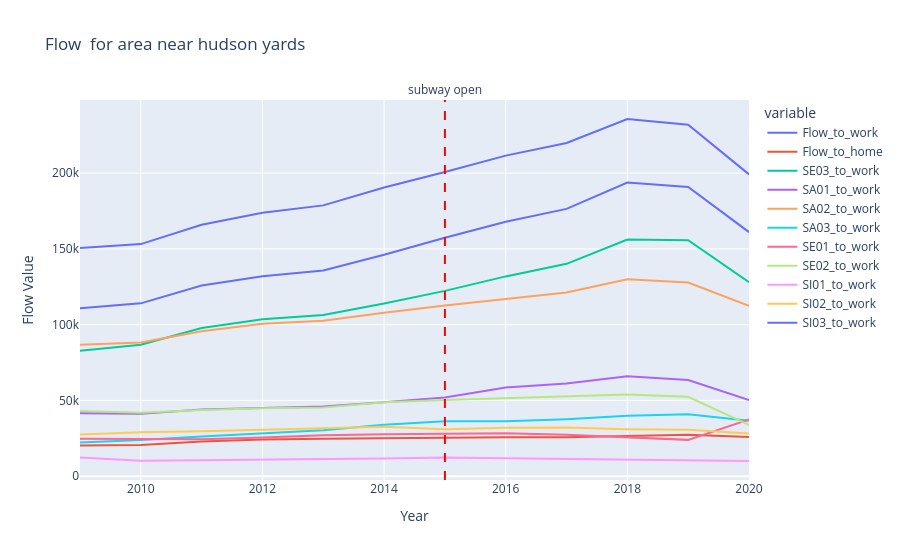

Notebook code cell kept with this figure:
### Markdown cell above
Flow For Area Near Hudson Yards

### Code cell
#"SA01_to_work","SA02_to_work", "SA03_to_work", "SE01_to_work", "SE02_to_work","SE03_to_work","SI01_to_work", "SI02_to_work","SI03_to_work"


df_filtered = (tract_year_grid_work_home_trct
               .assign(trct=tract_year_grid_work_home_trct["trct"].astype(str))
               .query('trct in @tracts_hudson_yards_cluster')
               )
# Aggregate the data by 'year', summing up the Flow_to_work and Flow_to_home for each year
df_aggregated = df_filtered.groupby('year')[['Flow_to_work', 'Flow_to_home', 'SE03_to_work',"SA01_to_work","SA02_to_work", "SA03_to_work", "SE01_to_work", "SE02_to_work","SI01_to_work", "SI02_to_work","SI03_to_work"]].sum().reset_index()


# Create the time series plot
fig = px.line(df_aggregated, 
              x='year', 
              y=['Flow_to_work', 'Flow_to_home', 'SE03_to_work',"SA01_to_work","SA02_to_work", "SA03_to_work", "SE01_to_work", "SE02_to_work","SI01_to_work", "SI02_to_work","SI03_to_work"], 
              title="Flow  for area near hudson yards", 
              labels={'year': 'Year', 'value': 'Flow Value'}, 
              line_shape='linear')

special_year = 2015  

# Add a vertical line at the special year
fig.add_vline(
    x=special_year,
    line_width=2,
    line_dash="dash",
    line_color="red",
    annotation_text="subway open",  # Optional text annotation
    annotation_position="top"  # Optional position for the annotation
)

# Show the plot
fig.show()

### Figure 1 — Plotly figure (JSON) as saved in the notebook; plotly's stock layout.template omitted (floating-point values rounded to 4 significant figures)
{"data": [{"hovertemplate": "variable=Flow_to_work<br>Year=%{x}<br>Flow Value=%{y}<extra></extra>", "legendgroup": "Flow_to_work", "line": {"color": "#636efa", "dash": "solid", "shape": "linear"}, "marker": {"symbol": "circle"}, "mode": "lines", "name": "Flow_to_work", "orientation": "v", "showlegend": true, "type": "scatter", "x": [2009, 2010, 2011, 2012, 2013, 2014, 2015, 2016, 2017, 2018, 2019, 2020], "xaxis": "x", "y": [150600.0, 153200.0, 165900.0, 173900.0, 178700.0, 190500.0, 200800.0, 211600.0, 219900.0, 235700.0, 232000.0, 199200.0], "yaxis": "y"}, {"hovertemplate": "variable=Flow_to_home<br>Year=%{x}<br>Flow Value=%{y}<extra></extra>", "legendgroup": "Flow_to_home", "line": {"color": "#EF553B", "dash": "solid", "shape": "linear"}, "marker": {"symbol": "circle"}, "mode": "lines", "name": "Flow_to_home", "orientation": "v", "showlegend": true, "type": "scatter", "x": [2009, 2010, 2011, 2012, 2013, 2014, 2015, 2016, 2017, 2018, 2019, 2020], "xaxis": "x", "y": [20230.0, 20490.0, 22840.0, 24130.0, 24720.0, 25200.0, 25560.0, 25710.0, 25600.0, 26610.0, 27350.0, 25820.0], "yaxis": "y"}, {"hovertemplate": "variable=SE03_to_work<br>Year=%{x}<br>Flow Value=%{y}<extra></extra>", "legendgroup": "SE03_to_work", "line": {"color": "#00cc96", "dash": "solid", "shape": "linear"}, "marker": {"symbol": "circle"}, "mode": "lines", "name": "SE03_to_work", "orientation": "v", "showlegend": true, "type": "scatter", "x": [2009, 2010, 2011, 2012, 2013, 2014, 2015, 2016, 2017, 2018, 2019, 2020], "xaxis": "x", "y": [82820.0, 86790.0, 97820.0, 103600.0, 106400.0, 114000.0, 122300.0, 131800.0, 140200.0, 156200.0, 155700.0, 128000.0], "yaxis": "y"}, {"hovertemplate": "variable=SA01_to_work<br>Year=%{x}<br>Flow Value=%{y}<extra></extra>", "legendgroup": "SA01_to_work", "line": {"color": "#ab63fa", "dash": "solid", "shape": "linear"}, "marker": {"symbol": "circle"}, "mode": "lines", "name": "SA01_to_work", "orientation": "v", "showlegend": true, "type": "scatter", "x": [2009, 2010, 2011, 2012, 2013, 2014, 2015, 2016, 2017, 2018, 2019, 2020], "xaxis": "x", "y": [41520.0, 41160.0, 44060.0, 45010.0, 45930.0, 48790.0, 51840.0, 58450.0, 61100.0, 65960.0, 63390.0, 50200.0], "yaxis": "y"}, {"hovertemplate": "variable=SA02_to_work<br>Year=%{x}<br>Flow Value=%{y}<extra></extra>", "legendgroup": "SA02_to_work", "line": {"color": "#FFA15A", "dash": "solid", "shape": "linear"}, "marker": {"symbol": "circle"}, "mode": "lines", "name": "SA02_to_work", "orientation": "v", "showlegend": true, "type": "scatter", "x": [2009, 2010, 2011, 2012, 2013, 2014, 2015, 2016, 2017, 2018, 2019, 2020], "xaxis": "x", "y": [86790.0, 88220.0, 95670.0, 100600.0, 102500.0, 107900.0, 112700.0, 116900.0, 121200.0, 130000.0, 127800.0, 112400.0], "yaxis": "y"}, {"hovertemplate": "variable=SA03_to_work<br>Year=%{x}<br>Flow Value=%{y}<extra></extra>", "legendgroup": "SA03_to_work", "line": {"color": "#19d3f3", "dash": "solid", "shape": "linear"}, "marker": {"symbol": "circle"}, "mode": "lines", "name": "SA03_to_work", "orientation": "v", "showlegend": true, "type": "scatter", "x": [2009, 2010, 2011, 2012, 2013, 2014, 2015, 2016, 2017, 2018, 2019, 2020], "xaxis": "x", "y": [22230.0, 23780.0, 26170.0, 28320.0, 30260.0, 33840.0, 36220.0, 36190.0, 37600.0, 39800.0, 40780.0, 36570.0], "yaxis": "y"}, {"hovertemplate": "variable=SE01_to_work<br>Year=%{x}<br>Flow Value=%{y}<extra></extra>", "legendgroup": "SE01_to_work", "line": {"color": "#FF6692", "dash": "solid", "shape": "linear"}, "marker": {"symbol": "circle"}, "mode": "lines", "name": "SE01_to_work", "orientation": "v", "showlegend": true, "type": "scatter", "x": [2009, 2010, 2011, 2012, 2013, 2014, 2015, 2016, 2017, 2018, 2019, 2020], "xaxis": "x", "y": [24700.0, 24520.0, 24370.0, 25430.0, 27020.0, 27710.0, 28190.0, 28240.0, 27350.0, 25730.0, 23940.0, 37380.0], "yaxis": "y"}, {"hovertemplate": "variable=SE02_to_work<br>Year=%{x}<br>Flow Value=%{y}<extra></extra>", "legendgroup": "SE02_to_work", "line": {"color": "#B6E880", "dash": "solid", "shape": "linear"}, "marker": {"symbol": "circle"}, "mode": "lines", "name": "SE02_to_work", "orientation": "v", "showlegend": true, "type": "scatter", "x": [2009, 2010, 2011, 2012, 2013, 2014, 2015, 2016, 2017, 2018, 2019, 2020], "xaxis": "x", "y": [43020.0, 41850.0, 43710.0, 44880.0, 45300.0, 48820.0, 50270.0, 51480.0, 52410.0, 53860.0, 52360.0, 33830.0], "yaxis": "y"}, {"hovertemplate": "variable=SI01_to_work<br>Year=%{x}<br>Flow Value=%{y}<extra></extra>", "legendgroup": "SI01_to_work", "line": {"color": "#FF97FF", "dash": "solid", "shape": "linear"}, "marker": {"symbol": "circle"}, "mode": "lines", "name": "SI01_to_work", "orientation": "v", "showlegend": true, "type": "scatter", "x": [2009, 2010, 2011, 2012, 2013, 2014, 2015, 2016, 2017, 2018, 2019, 2020], "xaxis": "x", "y": [12290.0, 10220.0, 10410.0, 11130.0, 11380.0, 11700.0, 12380.0, 11730.0, 11410.0, 11020.0, 10540.0, 9990.0], "yaxis": "y"}, {"hovertemplate": "variable=SI02_to_work<br>Year=%{x}<br>Flow Value=%{y}<extra></extra>", "legendgroup": "SI02_to_work", "line": {"color": "#FECB52", "dash": "solid", "shape": "linear"}, "marker": {"symbol": "circle"}, "mode": "lines", "name": "SI02_to_work", "orientation": "v", "showlegend": true, "type": "scatter", "x": [2009, 2010, 2011, 2012, 2013, 2014, 2015, 2016, 2017, 2018, 2019, 2020], "xaxis": "x", "y": [27460.0, 28900.0, 29660.0, 30770.0, 31600.0, 32660.0, 30980.0, 31960.0, 32110.0, 30970.0, 30610.0, 28090.0], "yaxis": "y"}, {"hovertemplate": "variable=SI03_to_work<br>Year=%{x}<br>Flow Value=%{y}<extra></extra>", "legendgroup": "SI03_to_work", "line": {"color": "#636efa", "dash": "solid", "shape": "linear"}, "marker": {"symbol": "circle"}, "mode": "lines", "name": "SI03_to_work", "orientation": "v", "showlegend": true, "type": "scatter", "x": [2009, 2010, 2011, 2012, 2013, 2014, 2015, 2016, 2017, 2018, 2019, 2020], "xaxis": "x", "y": [110800.0, 114000.0, 125800.0, 132000.0, 135700.0, 146200.0, 157400.0, 167900.0, 176400.0, 193800.0, 190800.0, 161100.0], "yaxis": "y"}], "layout": {"annotations": [{"showarrow": false, "text": "subway open", "x": 2015, "xanchor": "center", "xref": "x", "y": 1, "yanchor": "bottom", "yref": "y domain"}], "legend": {"title": {"text": "variable"}, "tracegroupgap": 0}, "shapes": [{"line": {"color": "red", "dash": "dash", "width": 2}, "type": "line", "x0": 2015, "x1": 2015, "xref": "x", "y0": 0, "y1": 1, "yref": "y domain"}], "title": {"text": "Flow  for area near hudson yards"}, "xaxis": {"anchor": "y", "domain": [0, 1], "title": {"text": "Year"}}, "yaxis": {"anchor": "x", "domain": [0, 1], "title": {"text": "Flow Value"}}}}
